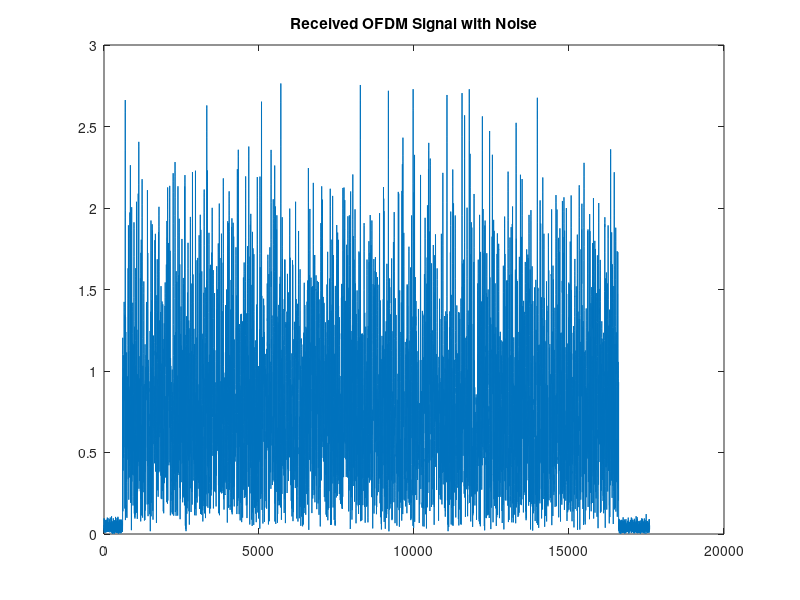
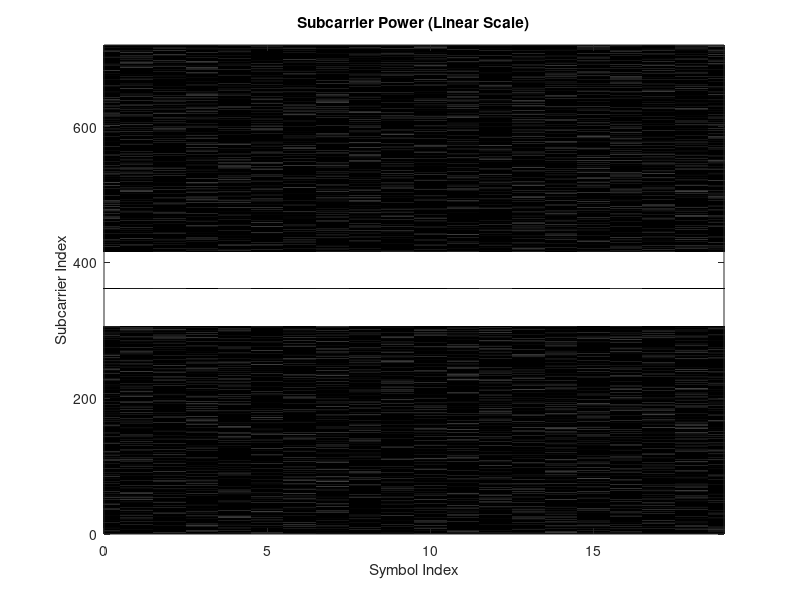

Reproduce these figures in MATLAB, in order. (Note: this script raises an error after producing the figures.)
clc
clear
close all 
% Parameters
ifft_size = 720;           % FFT size
cp_length = 80;
Ld = ifft_size;
Ls = Ld + cp_length;
num_symbols = 20;
mod_order = 4;             % QPSK
dc_index = ifft_size / 2 + 1;

% Number of active subcarriers
num_active = 109;
half = floor(num_active / 2);
active_subcarriers = (dc_index - half):(dc_index + half);  % symmetrical around DC
active_subcarriers(active_subcarriers == dc_index) = [];   % remove DC

% Generate random QPSK data
bits_per_symbol = log2(mod_order);
total_bits = num_active * num_symbols * bits_per_symbol;
bits = randi([0 1], total_bits, 1);
symbols = reshape(bits, [], bits_per_symbol);
qpsk_data = (2 * symbols(:,1) - 1) + 1j * (2 * symbols(:,2) - 1);
qpsk_data = qpsk_data / sqrt(2);  % Normalized QPSK

% OFDM Signal generation
ofdm_signal = [];
symbol_matrix = zeros(num_symbols, ifft_size);

% Define and Generate a Known QPSK Preamble 
num_preamble = 1;

% Ensuring num_active is consistent with active_subcarriers length
num_active = length(active_subcarriers);  % Derived from subcarrier indices

% Generate QPSK bits for the preamble (2 bits per symbol)
preamble_bits = randi([0 1], num_active * 2, 1);
preamble_symbols = reshape(preamble_bits, [], 2);
preamble_qpsk = (2 * preamble_symbols(:,1) - 1) + 1j * (2 * preamble_symbols(:,2) - 1);
preamble_qpsk = preamble_qpsk / sqrt(2);  % Normalize QPSK power

% Create frequency-domain vector and assign preamble symbols
repeat_freq_data = zeros(ifft_size, 1);
repeat_freq_data(active_subcarriers) = preamble_qpsk;
repeat_freq_data(dc_index) = 0;  % Explicitly null the DC

% ==== Generate remaining random OFDM symbols ====
for i = 1:num_symbols
    freq_data = zeros(ifft_size, 1);
    idx_start = (i - 1) * num_active + 1;
    idx_end = i * num_active;
    this_symbol = qpsk_data(idx_start:idx_end);
    freq_data(active_subcarriers) = this_symbol;  % Map to subcarriers
    freq_data(dc_index) = 0;                      % Explicit DC null
    symbol_matrix(i, :) = freq_data;              % For visualization
    time_data = ifft(ifftshift(freq_data)) * sqrt(ifft_size);
    cp = time_data(end - cp_length + 1 : end);
    ofdm_symbol = [cp; time_data];
    ofdm_signal = [ofdm_signal; ofdm_symbol];
end

% Normalize final signal to max amplitude = 3
ofdm_signal = ofdm_signal / sqrt(mean(abs(ofdm_signal).^2));  % Normalize to unit power

% % Padding
% left_pad = 600;
% right_pad = 1000;
% noise_std = 0.01;
% noise_before = noise_std * (randn(left_pad,1) + 1j*randn(left_pad,1));
% noise_after  = noise_std * (randn(right_pad,1) + 1j*randn(right_pad,1));
% % final_signal = [noise_before; ofdm_signal; noise_after];


% Desired in-band SNR control
signal_power = mean(abs(ofdm_signal).^2);
target_snr_db = 25;  % e.g., 20 dB SNR
target_snr_linear = 10^(target_snr_db/10);
noise_power = signal_power / target_snr_linear;

% Add in-band noise
% Set stronger noise level
noise_snr_db = 30;  % Try 5 or 10 dB SNR for visible noise floor
signal_power = mean(abs(ofdm_signal).^2);
noise_power = signal_power / (10^(noise_snr_db/10));

% Add broadband complex Gaussian noise
inband_noise = sqrt(noise_power/2) * (randn(length(ofdm_signal),1) + 1j*randn(length(ofdm_signal),1));
ofdm_signal_noisy = ofdm_signal + inband_noise;

% Add noise padding before and after
left_pad = 600;
right_pad = 1000;
noise_std = sqrt(noise_power);
noise_before = noise_std * (randn(left_pad,1) + 1j*randn(left_pad,1));
noise_after  = noise_std * (randn(right_pad,1) + 1j*randn(right_pad,1));

% Final signal
final_signal = [noise_before; ofdm_signal_noisy; noise_after];


% Save
save('OFDM_Rx_Signal.mat', 'final_signal');

% === Visualization: Subcarrier Power ===
% Remove CP and reshape
X_matrix = reshape(ofdm_signal_noisy, Ls, []).';
X_no_cp = X_matrix(:, cp_length+1:end);
X_fft = fft(X_no_cp, [], 2);
X_fft_shifted = fftshift(X_fft, 2);
power_matrix = abs(X_fft_shifted).^2;

% Reshape OFDM symbols
num_symbols_actual = length(ofdm_signal) / Ls;
X_matrix = reshape(ofdm_signal_noisy, Ls, num_symbols_actual).';

% Remove CP
X_no_cp = X_matrix(:, cp_length+1:end);  % shape: [num_symbols, Ld]

% FFT of each symbol
X_fft = fftshift(fft(X_no_cp, [], 2), 2);  % shape: [num_symbols, Ld]
power_matrix = abs(X_fft).^2;             % shape: [num_symbols, Ld]

% Pad to full subcarrier length (optional)
full_power = zeros(num_symbols_actual, ifft_size);
full_power(:, :) = power_matrix;  % Since Ld = ifft_size

figure(1) 
plot(abs(final_signal));
title('Received OFDM Signal with Noise');

figure(2);
power_db = 10*log10(power_matrix + 1e-12);  % avoid log(0)
imagesc(0:num_symbols-1, 1:ifft_size, power_db.');
colormap(jet);  % better dynamic color range
caxis([max(power_db(:)) - 40, max(power_db(:))]);  % show 40 dB range
axis xy;
colormap(gray);
title('Subcarrier Power (Linear Scale)');
xlabel('Symbol Index');
ylabel('Subcarrier Index');
hold on;
% Active subcarriers
% lower_edge = 320;
% upper_edge = 400;
% yline(upper_edge, 'r--', 'Upper Edge Sugcarrier');
% yline(lower_edge, 'r--', 'Lower Edge Subcarrier');
xlim([0 num_symbols_actual - 1]);
ylim([0 ifft_size]);
legend('Guard Band Limits');

N = length(final_signal);

% Define maximum lag to compute autocorrelation
max_lag = floor(N/2);

% Compute autocorrelation at different lags (shifts)
[Rxx, lags] = xcorr(final_signal, max_lag, 'coeff');

% Consider only positive lags
Rxx_positive = Rxx(lags >= 0);
lags_positive = lags(lags >= 0);

% Plotting Autocorrelation
figure(3);
plot(lags_positive, abs(Rxx_positive));
title('Autocorrelation of the Received Signal');
xlabel('Lag');
ylabel('Autocorrelation Coefficient');

freq_axis = -ifft_size/2 : ifft_size/2 - 1;
avg_power = mean(abs(X_fft_shifted).^2, 1);  % average over symbols

% Plot average PSD
avg_power = mean(power_matrix, 1);
freq_axis = -ifft_size/2 : ifft_size/2 - 1;
figure(4);
plot(freq_axis, avg_power, 'LineWidth', 1.2);
xlabel('Subcarrier Index (centered)');
ylabel('Power');
title('Power Spectrum of OFDM with Noise Floor');
grid on;
